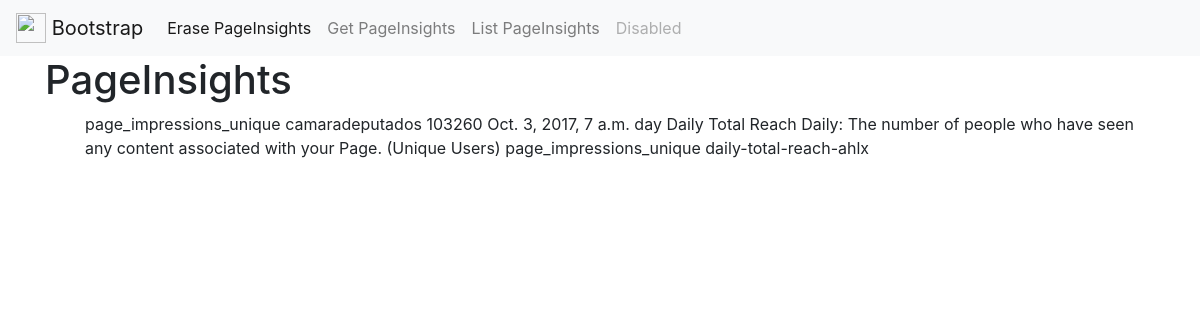
The page /page/insights/daily-total-reach-ahlx/ on the database its author committed.
### estatisticas_facebook/models.py (models this page shows, shortened)
class PageInsights(models.Model):
    page            = models.ForeignKey(Page)
    value           = models.IntegerField()
    end_time        = models.DateTimeField()
    period          = models.CharField(max_length = 50)
    title           = models.CharField(max_length = 4500)
    description     = models.CharField(max_length = 4500)
    name            = models.CharField(max_length = 4500)
    slug            = models.SlugField(null=True, blank=True)

class Page(models.Model):
    id              = models.IntegerField(primary_key=True)
    name            = models.CharField(max_length = 4000)
    pretty_name     = models.CharField(max_length = 4000,null=True, blank=True)
    paging_next     = models.CharField(max_length = 4000,null=True, blank=True)
    access_token    = models.CharField(max_length = 4500,null=True, blank=True)
    slug            = models.SlugField(null=True, blank=True)
    def __str__(self):
        return self.name

### estatisticas_facebook/views.py (the view)
# urls.py: url(r'^page/insights/(?P<slug>[\w-]+)/$', PageInsightsDetailView.as_view()),
class PageInsightsDetailView(DetailView):
    queryset = PageInsights.objects.all()

### templates/estatisticas_facebook/pageinsights_detail.html (shortened to what this page needs)
{% extends "base.html" %}
{% block content %}
<h1>PageInsights</h1>
<ul>
    {{object.name}}
    {{object.page}}
    {{object.value}}
    {{object.end_time}}
    {{object.period}}
    {{object.title }}
    {{object.description }}
    {{object.name}}
    {{object.slug}}
</ul>
{% endblock content %}

### rows shown on the page
PageInsights: name "page_impressions_unique", page "camaradeputados", value "103260", end_time "Oct. 3, 2017, 7 a.m.", period "day", title "Daily Total Reach", description "Daily: The number of people who have seen any content associated with your Page. (Unique Users)", slug "daily-total-reach-ahlx"
